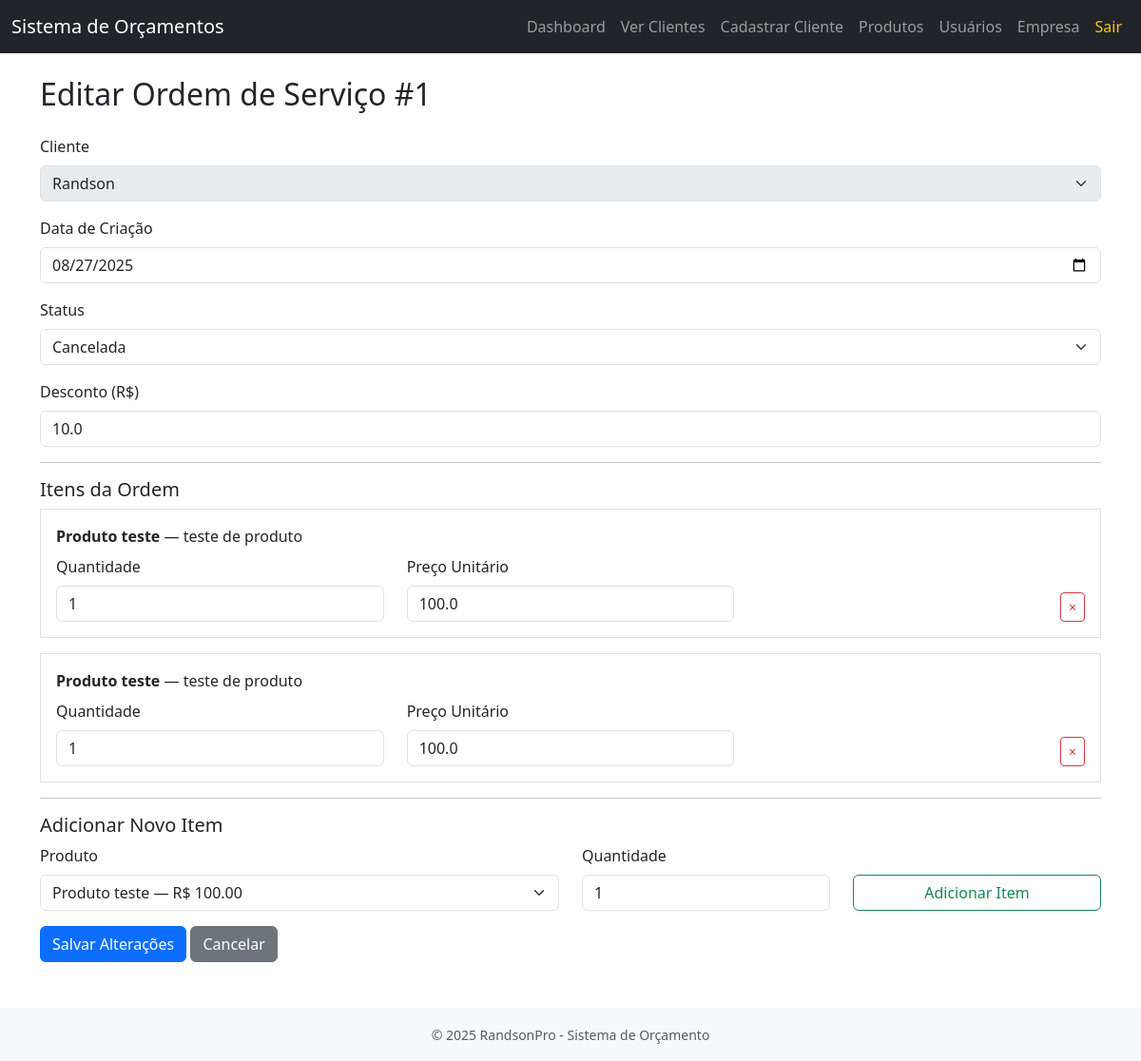
Screenshot of /os/1/editar (signed in) with the database file from the repository.
### models.py (models this page shows, shortened)
class OrdemServico(db.Model):
    __tablename__ = 'ordens_servico'
    id = db.Column(db.Integer, primary_key=True)
    cliente_id = db.Column(db.Integer, db.ForeignKey('clientes.id'), nullable=False)
    observacoes = db.Column(db.Text)
    data_criacao = db.Column(db.DateTime, default=datetime.utcnow)
    desconto = db.Column(db.Float, default=0.0)
    status = db.Column(db.String(50), default='Aberta')
    itens_os = db.relationship('ItemOS', backref='ordem', cascade='all, delete-orphan')

class Cliente(db.Model):
    __tablename__ = 'clientes'
    id = db.Column(db.Integer, primary_key=True)
    nome = db.Column(db.String(100), nullable=False)
    telefone = db.Column(db.String(20))
    email = db.Column(db.String(100))
    cpf_cnpj = db.Column(db.String(20))
    cidade = db.Column(db.String(100))
    ordens = db.relationship('OrdemServico', backref='cliente', cascade='all, delete-orphan')

class ItemOS(db.Model):
    __tablename__ = 'itens_os'
    id = db.Column(db.Integer, primary_key=True)
    os_id = db.Column(db.Integer, db.ForeignKey('ordens_servico.id'), nullable=False)
    produto_id = db.Column(db.Integer, db.ForeignKey('produtos.id'), nullable=False)
    quantidade = db.Column(db.Integer, nullable=False)

class Produto(db.Model):
    __tablename__ = 'produtos'
    id = db.Column(db.Integer, primary_key=True)
    nome = db.Column(db.String(100), nullable=False)
    descricao = db.Column(db.String(200))
    preco = db.Column(db.Float, nullable=False)
    itens_os = db.relationship('ItemOS', backref='produto', lazy='dynamic')

### app.py (the view, shortened to what this page needs)
@app.route('/os/<int:os_id>/editar', methods=['GET', 'POST'])
@login_required
def editar_os(os_id):
    os = OrdemServico.query.get_or_404(os_id)
    produtos = Produto.query.all()
    return render_template('editar_os.html', os=os, produtos=produtos)

### app.py (called while the page is built)
def login_required(f):
    @wraps(f)
    def decorated_function(*args, **kwargs):
        if 'usuario_id' not in session:
            flash("Você precisa estar logado para acessar esta página.", "warning")
            return redirect(url_for('login'))
        return f(*args, **kwargs)
    return decorated_function

@app.context_processor
def inject_datetime():
    return {'datetime': datetime}

### templates/editar_os.html (shortened to what this page needs)
{% extends 'base.html' %}
{% block content %}
<h2 class="mb-4">Editar Ordem de Serviço #{{ os.id }}</h2>
<form method="POST" action="{{ url_for('editar_os', os_id=os.id) }}">
  <div class="mb-3">
    <label for="cliente" class="form-label">Cliente</label>
    <select name="cliente_id" id="cliente" class="form-select" disabled>
      <option value="{{ os.cliente.id }}">{{ os.cliente.nome }}</option>
    </select>
  </div>
  <div class="mb-3">
    <label for="data_criacao" class="form-label">Data de Criação</label>
    <input type="date" name="data_criacao" id="data_criacao" class="form-control"
           value="{{ os.data_criacao.strftime('%Y-%m-%d') }}">
  </div>
  <div class="mb-3">
    <label for="status" class="form-label">Status</label>
    <select name="status" id="status" class="form-select">
      {% for s in ['Aberta', 'Em andamento', 'Finalizada', 'Cancelada', 'Pago'] %}
        <option value="{{ s }}" {% if os.status == s %}selected{% endif %}>{{ s }}</option>
      {% endfor %}
    </select>
  </div>
  <div class="mb-3">
    <label for="desconto" class="form-label">Desconto (R$)</label>
    <input type="number" step="0.01" name="desconto" id="desconto" class="form-control"
           value="{{ os.desconto or 0 }}">
  </div>
  <hr>
  <h5>Itens da Ordem</h5>
  {% for item in os.itens_os %}
    <div class="border p-3 mb-3">
      <div class="mb-2">
        <strong>{{ item.produto.nome }}</strong> — {{ item.produto.descricao }}
      </div>
      <div class="row">
        <div class="col-md-4">
          <label class="form-label">Quantidade</label>
          <input type="number" name="quantidade_{{ item.id }}" class="form-control"
                 value="{{ item.quantidade }}">
        </div>
        <div class="col-md-4">
          <label class="form-label">Preço Unitário</label>
          <input type="number" step="0.01" name="preco_{{ item.id }}" class="form-control"
                 value="{{ item.produto.preco }}">
        </div>
        <div class="col-md-4 d-flex justify-content-end align-items-end">
          <button type="submit" name="excluir_item" value="{{ item.id }}" class="btn btn-outline-danger btn-sm" title="Excluir">
            <span aria-hidden="true">&times;</span>
          </button>
        </div>
       </div>
    </div>
  {% endfor %}
  <hr>
  <h5>Adicionar Novo Item</h5>
  <div class="row mb-3">
    <div class="col-md-6">
      <label for="novo_produto_id" class="form-label">Produto</label>
      <select name="novo_produto_id" id="novo_produto_id" class="form-select">
        {% for produto in produtos %}
          <option value="{{ produto.id }}">{{ produto.nome }} — R$ {{ '%.2f'|format(produto.preco) }}</option>
        {% endfor %}
      </select>
    </div>
    <div class="col-md-3">
      <label for="nova_quantidade" class="form-label">Quantidade</label>
      <input type="number" name="nova_quantidade" id="nova_quantidade" class="form-control" value="1">
    </div>
    <div class="col-md-3 d-flex align-items-end">
      <button type="submit" name="adicionar_item" value="1" class="btn btn-outline-success w-100">
        Adicionar Item
      </button>
    </div>
  </div>
  <button type="submit" class="btn btn-primary">Salvar Alterações</button>
  <a href="{{ url_for('visualizar_os', os_id=os.id) }}" class="btn btn-secondary">Cancelar</a>
</form>
{% endblock %}

### rows the page displays
OrdemServico: id "1", data_criacao "08/27/2025", status "Cancelada", desconto "10.0"
Cliente: cliente_id "Randson"
ItemOS: produto.nome "Produto teste", produto.descricao "teste de produto", quantidade "1", produto.preco "100.0", {{ item.id }} 10 (drawn)
ItemOS: produto.nome "Produto teste", produto.descricao "teste de produto", quantidade "1", produto.preco "100.0", {{ item.id }} 11 (drawn)

### other values shown
form field novo_produto_id "Produto teste — R$ 100.00"
